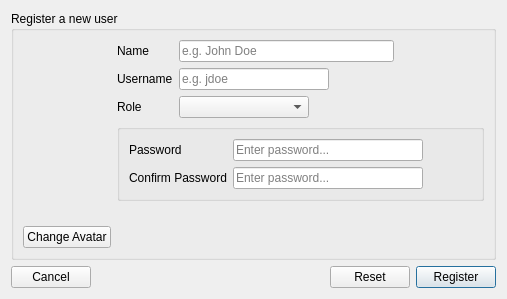
<?xml version="1.0" encoding="UTF-8"?>
<ui version="4.0">
 <class>dlgRegister</class>
 <widget class="QDialog" name="dlgRegister">
  <property name="geometry">
   <rect>
    <x>0</x>
    <y>0</y>
    <width>507</width>
    <height>299</height>
   </rect>
  </property>
  <property name="windowTitle">
   <string>Register</string>
  </property>
  <layout class="QVBoxLayout" name="verticalLayout_3">
   <item>
    <widget class="QGroupBox" name="groupBox">
     <property name="title">
      <string>Register a new user</string>
     </property>
     <layout class="QHBoxLayout" name="horizontalLayout_2">
      <item>
       <layout class="QVBoxLayout" name="verticalLayout_2">
        <item>
         <widget class="QLabel" name="lblAvatar">
          <property name="text">
           <string>&lt;html&gt;&lt;head/&gt;&lt;body&gt;&lt;p&gt;&lt;img src=&quot;:/icons/user.svg&quot;/&gt;&lt;/p&gt;&lt;/body&gt;&lt;/html&gt;</string>
          </property>
         </widget>
        </item>
        <item>
         <widget class="QPushButton" name="btnChangeAvatar">
          <property name="text">
           <string>Change Avatar</string>
          </property>
         </widget>
        </item>
       </layout>
      </item>
      <item>
       <layout class="QFormLayout" name="formLayout">
        <item row="0" column="0">
         <widget class="QLabel" name="label">
          <property name="text">
           <string>Name</string>
          </property>
         </widget>
        </item>
        <item row="0" column="1">
         <widget class="QLineEdit" name="txtName">
          <property name="maximumSize">
           <size>
            <width>215</width>
            <height>16777215</height>
           </size>
          </property>
          <property name="placeholderText">
           <string>e.g. John Doe</string>
          </property>
         </widget>
        </item>
        <item row="1" column="0">
         <widget class="QLabel" name="label_2">
          <property name="text">
           <string>Username</string>
          </property>
         </widget>
        </item>
        <item row="1" column="1">
         <widget class="QLineEdit" name="txtUsername">
          <property name="maximumSize">
           <size>
            <width>150</width>
            <height>16777215</height>
           </size>
          </property>
          <property name="placeholderText">
           <string>e.g. jdoe</string>
          </property>
         </widget>
        </item>
        <item row="2" column="0">
         <widget class="QLabel" name="label_3">
          <property name="text">
           <string>Role</string>
          </property>
         </widget>
        </item>
        <item row="2" column="1">
         <widget class="QComboBox" name="cmbRole">
          <property name="enabled">
           <bool>true</bool>
          </property>
          <property name="maximumSize">
           <size>
            <width>130</width>
            <height>16777215</height>
           </size>
          </property>
          <property name="editable">
           <bool>false</bool>
          </property>
          <property name="currentIndex">
           <number>-1</number>
          </property>
          <property name="placeholderText">
           <string>Select role</string>
          </property>
          <item>
           <property name="text">
            <string>User</string>
           </property>
          </item>
          <item>
           <property name="text">
            <string>Admin</string>
           </property>
          </item>
         </widget>
        </item>
        <item row="3" column="0" colspan="2">
         <widget class="QGroupBox" name="groupBox_2">
          <property name="title">
           <string/>
          </property>
          <layout class="QFormLayout" name="formLayout_2">
           <item row="1" column="0">
            <widget class="QLabel" name="label_6">
             <property name="text">
              <string>Confirm Password</string>
             </property>
            </widget>
           </item>
           <item row="0" column="0">
            <widget class="QLabel" name="label_5">
             <property name="text">
              <string>Password</string>
             </property>
            </widget>
           </item>
           <item row="0" column="1">
            <widget class="QLineEdit" name="txtPassword">
             <property name="maximumSize">
              <size>
               <width>190</width>
               <height>16777215</height>
              </size>
             </property>
             <property name="inputMethodHints">
              <set>Qt::ImhHiddenText|Qt::ImhNoAutoUppercase|Qt::ImhNoPredictiveText|Qt::ImhSensitiveData</set>
             </property>
             <property name="echoMode">
              <enum>QLineEdit::Password</enum>
             </property>
             <property name="placeholderText">
              <string>Enter password...</string>
             </property>
            </widget>
           </item>
           <item row="1" column="1">
            <widget class="QLineEdit" name="txtPasswordConfirm">
             <property name="maximumSize">
              <size>
               <width>190</width>
               <height>16777215</height>
              </size>
             </property>
             <property name="inputMethodHints">
              <set>Qt::ImhHiddenText|Qt::ImhNoAutoUppercase|Qt::ImhNoPredictiveText|Qt::ImhSensitiveData</set>
             </property>
             <property name="echoMode">
              <enum>QLineEdit::Password</enum>
             </property>
             <property name="placeholderText">
              <string>Enter password...</string>
             </property>
            </widget>
           </item>
          </layout>
         </widget>
        </item>
        <item row="4" column="0" colspan="2">
         <widget class="QLabel" name="lblInfo">
          <property name="text">
           <string/>
          </property>
         </widget>
        </item>
        <item row="5" column="0" colspan="2">
         <spacer name="verticalSpacer">
          <property name="orientation">
           <enum>Qt::Vertical</enum>
          </property>
          <property name="sizeHint" stdset="0">
           <size>
            <width>20</width>
            <height>40</height>
           </size>
          </property>
         </spacer>
        </item>
       </layout>
      </item>
     </layout>
    </widget>
   </item>
   <item>
    <layout class="QHBoxLayout" name="horizontalLayout">
     <item>
      <widget class="QPushButton" name="btnCancel">
       <property name="text">
        <string>Cancel</string>
       </property>
      </widget>
     </item>
     <item>
      <spacer name="horizontalSpacer">
       <property name="orientation">
        <enum>Qt::Horizontal</enum>
       </property>
       <property name="sizeHint" stdset="0">
        <size>
         <width>40</width>
         <height>20</height>
        </size>
       </property>
      </spacer>
     </item>
     <item>
      <widget class="QPushButton" name="btnReset">
       <property name="text">
        <string>Reset</string>
       </property>
      </widget>
     </item>
     <item>
      <widget class="QPushButton" name="btnRegister">
       <property name="text">
        <string>Register</string>
       </property>
       <property name="default">
        <bool>true</bool>
       </property>
      </widget>
     </item>
    </layout>
   </item>
  </layout>
 </widget>
 <resources>
  <include location="../../stock_manager.qrc"/>
 </resources>
 <connections>
  <connection>
   <sender>btnCancel</sender>
   <signal>clicked()</signal>
   <receiver>dlgRegister</receiver>
   <slot>reject()</slot>
   <hints>
    <hint type="sourcelabel">
     <x>61</x>
     <y>288</y>
    </hint>
    <hint type="destinationlabel">
     <x>163</x>
     <y>335</y>
    </hint>
   </hints>
  </connection>
 </connections>
</ui>
